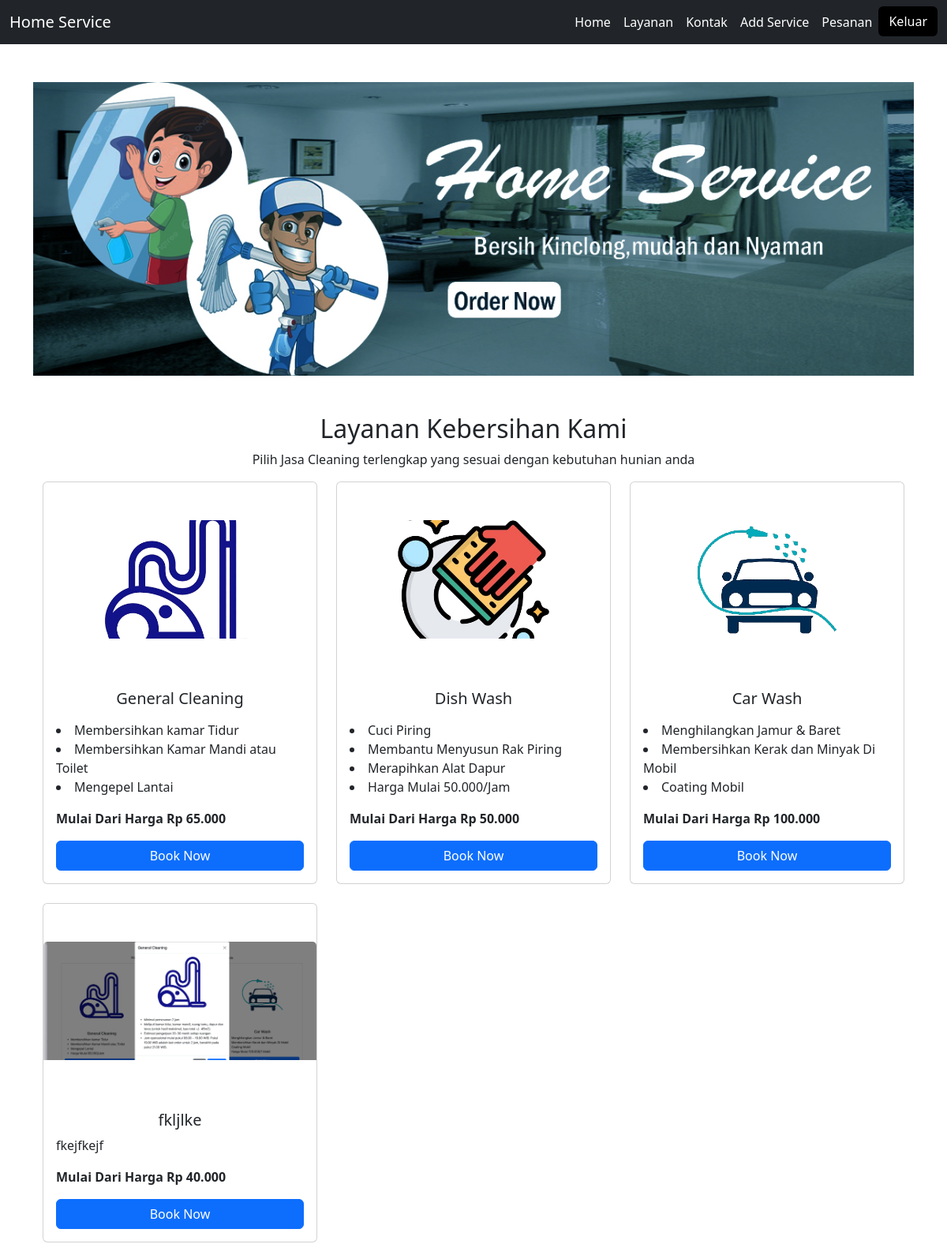
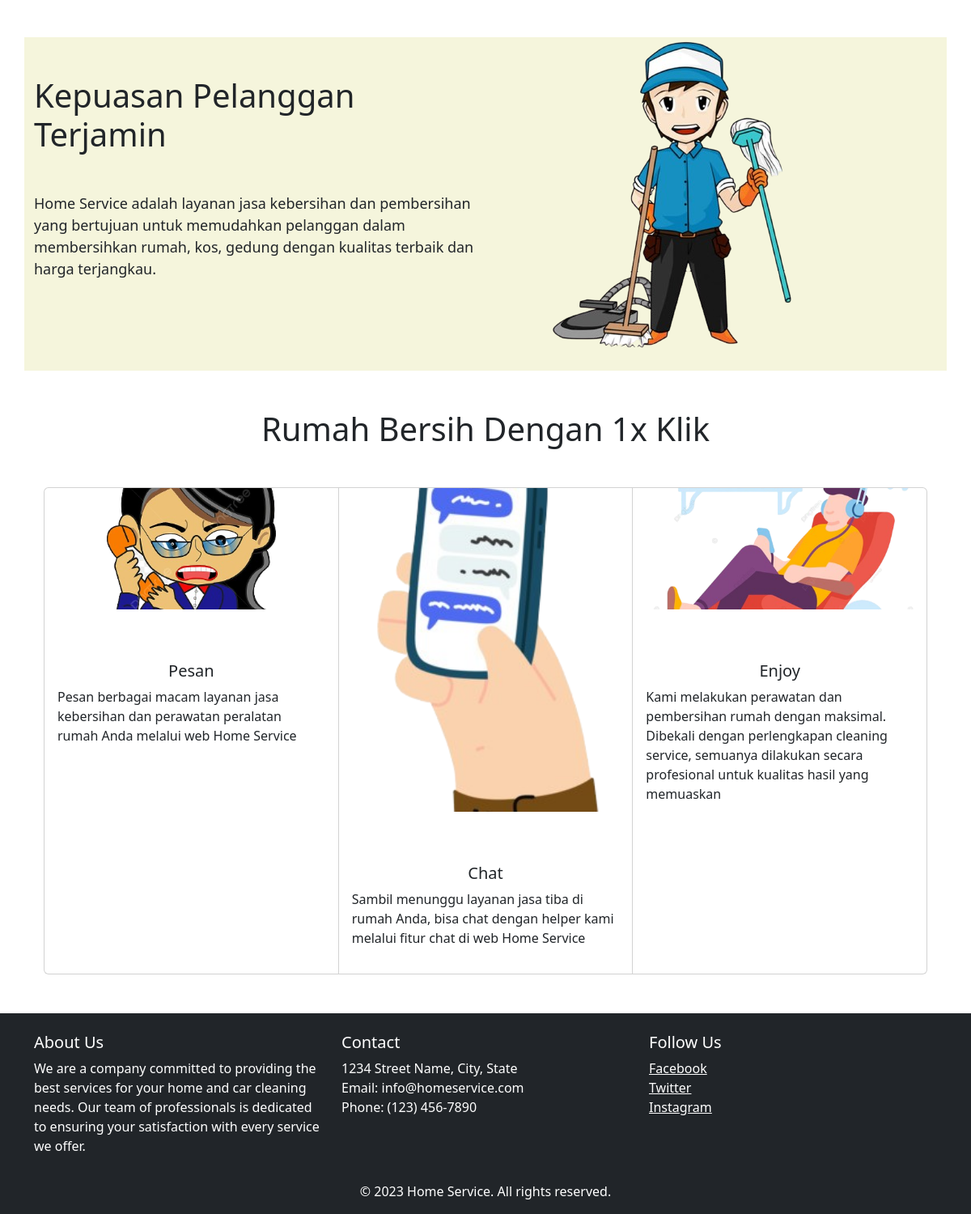
The app's page /index.php (signed in) with its own data (2 pictures, top to bottom).
### tables this page shows
CREATE TABLE `services` (
  `id` int(11) NOT NULL AUTO_INCREMENT,
  `name` varchar(255) NOT NULL,
  `description` text NOT NULL,
  `image` varchar(255) NOT NULL,
  `price` int(64) NOT NULL,
  `details` text NOT NULL,
  PRIMARY KEY (`id`)
);

### index.php (the view, shortened to what this page needs)
<?php
require_once 'connect.php';
$sql = "SELECT * FROM services";
$result = $connect->query($sql);
$services = [];
if ($result->num_rows > 0) {
    while($row = $result->fetch_assoc()) {
        $services[] = $row;
    }
}
function formatRupiah($amount) {
    return "Rp " . number_format($amount, 0, ',', '.');
}
?>
<!doctype html>
<html lang="en">
<head>
  <link href="https://cdn.jsdelivr.net/npm/bootstrap@5.3.3/dist/css/bootstrap.min.css" rel="stylesheet"
>
</head>
<body>
<?php
    include 'navbar.php'; ?>
  <div class="container mt-5 justify-content-center" id="ppp">
    <img src="assets/banner.jpg" class="img-fluid">
    <div class="container mt-5">
      <h2 class="text-center">Layanan Kebersihan Kami</h2>
      <p class="text-center">Pilih Jasa Cleaning terlengkap yang sesuai dengan kebutuhan hunian anda</p>
      <div class="row row-cols-1 row-cols-md-3 g-4">
        <?php foreach ($services as $service): ?>
          <div class="col">
            <div class="card h-100">
              <img src="<?php echo $service['image']; ?>" class="card-img-top mt-5" alt="<?php echo $service['name']; ?>">
              <div class="card-body">
                <h5 class="card-title text-center mt-5"><?php echo $service['name']; ?></h5>
                <p class="card-text"><?php echo $service['description']; ?></p>
                <p class="card-text"><strong> Mulai Dari Harga <?php echo formatRupiah($service['price']); ?></strong></p>
                <div class="d-grid">
                  <button type="button" class="btn btn-primary btn-block" data-bs-toggle="modal"
                    data-bs-target="#modal<?php echo $service['id']; ?>">Book Now</button>
                </div>
              </div>
            </div>
          </div>
        <?php endforeach; ?>
      </div>
    </div>
  </div>
  <div class="container mt-5" style="background-color: beige;">
        <div class="row gx-1 justify-content-between">
          <div class="col-md-6 mt-5">
            <h1>Kepuasan Pelanggan Terjamin</h1>
            <p class="mt-5" style="font-size: large;">Home Service adalah layanan jasa kebersihan dan pembersihan yang bertujuan untuk memudahkan
              pelanggan dalam membersihkan rumah, kos, gedung dengan kualitas terbaik dan harga terjangkau.</p>
          </div>
          <div class="col-md-6">
            <img src="assets/cleaner.png" alt="" class="img-responsive center-block">
          </div>
        </div>
      </div>
      <div class="container mt-5 justify-content-center">
        <div class="row justify-content-center">
          <div class="col-12">
            <h1 class="text-center">Rumah Bersih Dengan 1x Klik</h1>
            <div class="container">
              <div class="card-group mt-5">
                <div class="card">
                  <img src="assets/telp.png" class="card-img-top" alt="General Cleaning">
                  <div class="card-body">
                    <h5 class="card-title text-center mt-5">Pesan</h5>
                    <p>Pesan berbagai macam layanan jasa kebersihan dan perawatan peralatan rumah Anda melalui web Home
                      Service</p>
                  </div>
                </div>
                <div class="card">
                  <img src="assets/chat.png" class="card-img-top" alt="Chat" style="height: 400px;">
                  <div class="card-body">
                    <h5 class="card-title text-center mt-5">Chat</h5>
                    <p>Sambil menunggu layanan jasa tiba di rumah Anda, bisa chat dengan helper kami melalui fitur chat di web Home Service</p>
                  </div>
                </div>
                <div class="card">
                  <img src="assets/enjoy.png" class="card-img-top" alt="Enjoy">
                  <div class="card-body">
                    <h5 class="card-title text-center mt-5">Enjoy</h5>
                    <p>Kami melakukan perawatan dan pembersihan rumah dengan maksimal. Dibekali dengan perlengkapan cleaning service, semuanya dilakukan secara profesional untuk kualitas hasil yang memuaskan</p>
                  </div>
                </div>
              </div>
            </div>
          </div>
        </div>
      </div>
</body>
<footer class="bg-dark text-white pt-4 mt-5">
  <div class="container">
      <div class="row">
          <div class="col-md-4">
              <h5>About Us</h5>
              <p>We are a company committed to providing the best services for your home and car cleaning needs. Our team of professionals is dedicated to ensuring your satisfaction with every service we offer.</p>
          </div>
          <div class="col-md-4">
              <h5>Contact</h5>
              <ul class="list-unstyled">
                  <li>1234 Street Name, City, State</li>
                  <li>Email: info@homeservice.com</li>
                  <li>Phone: (123) 456-7890</li>
              </ul>
          </div>
          <div class="col-md-4">
              <h5>Follow Us</h5>
              <ul class="list-unstyled">
                  <li><a href="#" class="text-white">Facebook</a></li>
                  <li><a href="#" class="text-white">Twitter</a></li>
                  <li><a href="#" class="text-white">Instagram</a></li>
              </ul>
          </div>
      </div>
  </div>
  <div class="text-center py-3">
      &copy; 2023 Home Service. All rights reserved.
  </div>
</footer>
</html>

### index.php (style rules this page uses)
.card-img-top { height: 150px; object-fit: cover; }

### records on screen
services: image (picture), name "General Cleaning", description "Membersihkan kamar Tidur Membersihkan Kamar Mandi atau Toilet Mengepel Lantai", price "Rp 65.000"
services: image (picture), name "Dish Wash", description "Cuci Piring Membantu Menyusun Rak Piring Merapihkan Alat Dapur Harga Mulai 50.000/Jam", price "Rp 50.000"
services: image (picture), name "Car Wash", description "Menghilangkan Jamur & Baret Membersihkan Kerak dan Minyak Di Mobil Coating Mobil", price "Rp 100.000"
services: image (picture), name "fkljlke", description "fkejfkejf", price "Rp 40.000"
